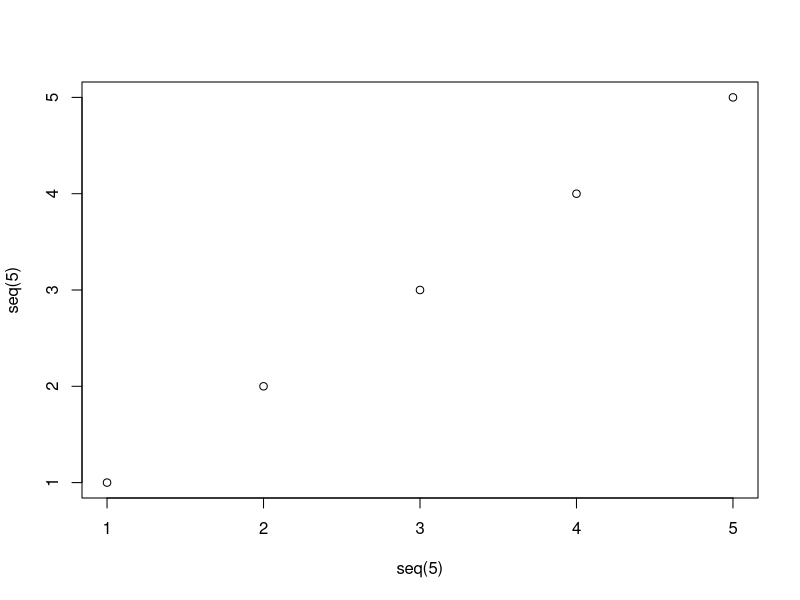

Write the R code that produced this figure.
## ---- chunkname
# you have to start a chunk with ## ----
# and then add the name of the chunk, if you want to have it in another file
# then the file has to be read by read_chunk in the beginning
1 + 1
plot(seq(5),seq(5))